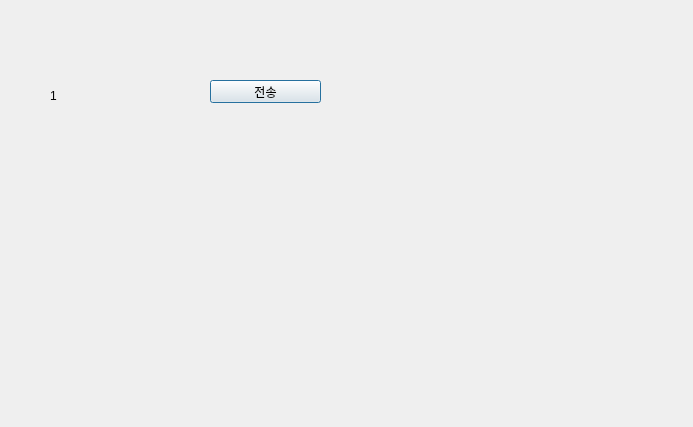
<?xml version="1.0" encoding="UTF-8"?>
<ui version="4.0">
 <class>Dialog</class>
 <widget class="QDialog" name="Dialog">
  <property name="geometry">
   <rect>
    <x>0</x>
    <y>0</y>
    <width>693</width>
    <height>427</height>
   </rect>
  </property>
  <property name="windowTitle">
   <string>Dialog</string>
  </property>
  <widget class="QPushButton" name="pb">
   <property name="geometry">
    <rect>
     <x>210</x>
     <y>80</y>
     <width>111</width>
     <height>23</height>
    </rect>
   </property>
   <property name="text">
    <string>전송</string>
   </property>
  </widget>
  <widget class="QLabel" name="lbl">
   <property name="geometry">
    <rect>
     <x>50</x>
     <y>60</y>
     <width>101</width>
     <height>71</height>
    </rect>
   </property>
   <property name="text">
    <string>1</string>
   </property>
  </widget>
 </widget>
 <resources/>
 <connections/>
</ui>
